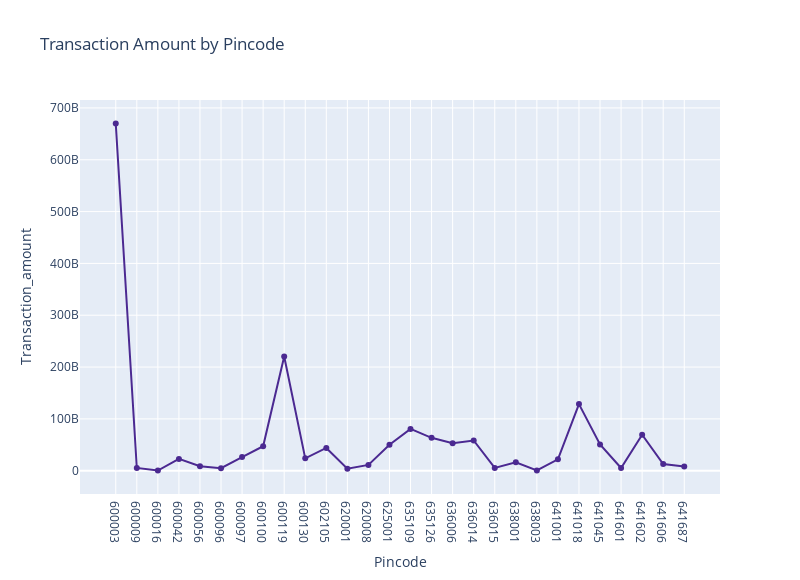
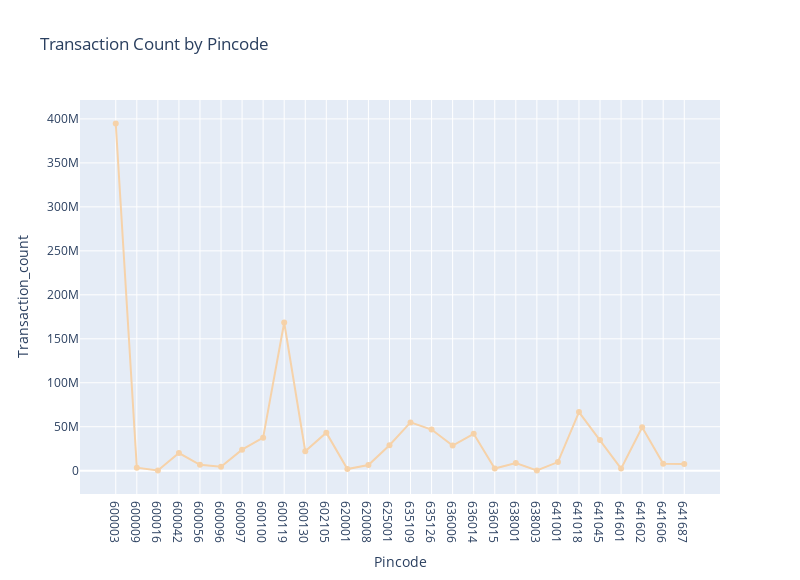

The cell these charts' notebook holds for them, in order:
### Code cell
Top_analysis_by_pincode(top_trans, "Tamil Nadu")

### Figure 1 — Plotly figure (JSON) as saved in the notebook; plotly's stock layout.template omitted (floating-point values rounded to 4 significant figures)
{"data": [{"hovertemplate": "Pincode=%{x}<br>Transaction_amount=%{y}<extra></extra>", "legendgroup": "", "line": {"color": "rgb(75, 41, 145)", "dash": "solid"}, "marker": {"symbol": "circle"}, "mode": "lines+markers", "name": "", "orientation": "v", "showlegend": false, "type": "scatter", "x": ["600003", "600009", "600016", "600042", "600056", "600096", "600097", "600100", "600119", "600130", "602105", "620001", "620008", "625001", "635109", "635126", "636006", "636014", "636015", "638001", "638003", "641001", "641018", "641045", "641601", "641602", "641606", "641687"], "xaxis": "x", "y": [670000000000.0, 5357000000.0, 318900000.0, 22830000000.0, 8780000000.0, 4883000000.0, 26380000000.0, 47260000000.0, 220500000000.0, 23810000000.0, 43990000000.0, 3908000000.0, 11160000000.0, 50260000000.0, 80590000000.0, 63500000000.0, 53100000000.0, 58280000000.0, 5269000000.0, 16410000000.0, 601000000.0, 21920000000.0, 128600000000.0, 50690000000.0, 5261000000.0, 69550000000.0, 12990000000.0, 8138367093], "yaxis": "y"}], "layout": {"height": 580, "legend": {"tracegroupgap": 0}, "title": {"text": "Transaction Amount by Pincode"}, "width": 800, "xaxis": {"anchor": "y", "domain": [0, 1], "title": {"text": "Pincode"}}, "yaxis": {"anchor": "x", "domain": [0, 1], "title": {"text": "Transaction_amount"}}}}

### Figure 2 — Plotly figure (JSON) as saved in the notebook; plotly's stock layout.template omitted (floating-point values rounded to 4 significant figures)
{"data": [{"hovertemplate": "Pincode=%{x}<br>Transaction_count=%{y}<extra></extra>", "legendgroup": "", "line": {"color": "rgb(246, 210, 169)", "dash": "solid"}, "marker": {"symbol": "circle"}, "mode": "lines+markers", "name": "", "orientation": "v", "showlegend": false, "type": "scatter", "x": ["600003", "600009", "600016", "600042", "600056", "600096", "600097", "600100", "600119", "600130", "602105", "620001", "620008", "625001", "635109", "635126", "636006", "636014", "636015", "638001", "638003", "641001", "641018", "641045", "641601", "641602", "641606", "641687"], "xaxis": "x", "y": [394859888, 3486481, 182901, 20051266, 6642053, 4479053, 23939803, 37553707, 168561042, 22095803, 43268698, 1837898, 6441361, 28986193, 54952704, 46827161, 28615600, 41959010, 2449171, 8785492, 273109, 9833595, 66707004, 34869007, 2391000, 49499915, 7848465, 7583811], "yaxis": "y"}], "layout": {"height": 580, "legend": {"tracegroupgap": 0}, "title": {"text": "Transaction Count by Pincode"}, "width": 800, "xaxis": {"anchor": "y", "domain": [0, 1], "title": {"text": "Pincode"}}, "yaxis": {"anchor": "x", "domain": [0, 1], "title": {"text": "Transaction_count"}}}}
